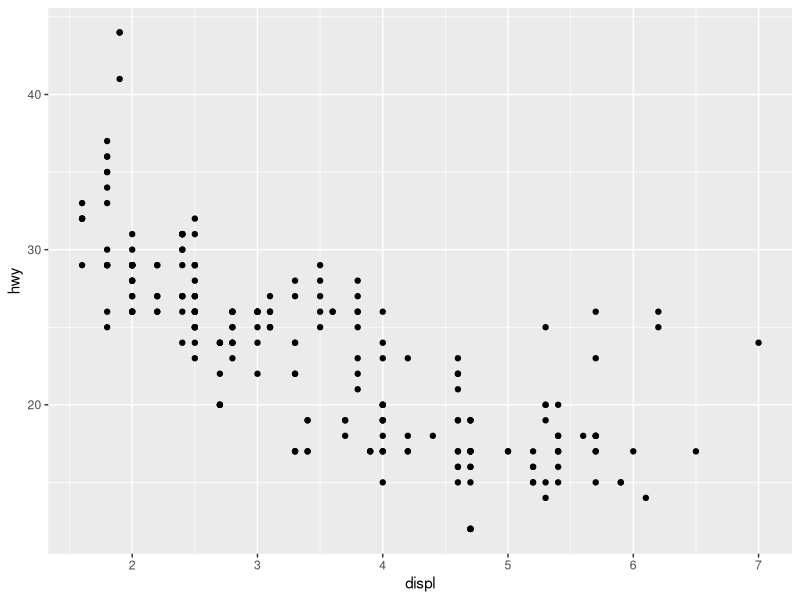
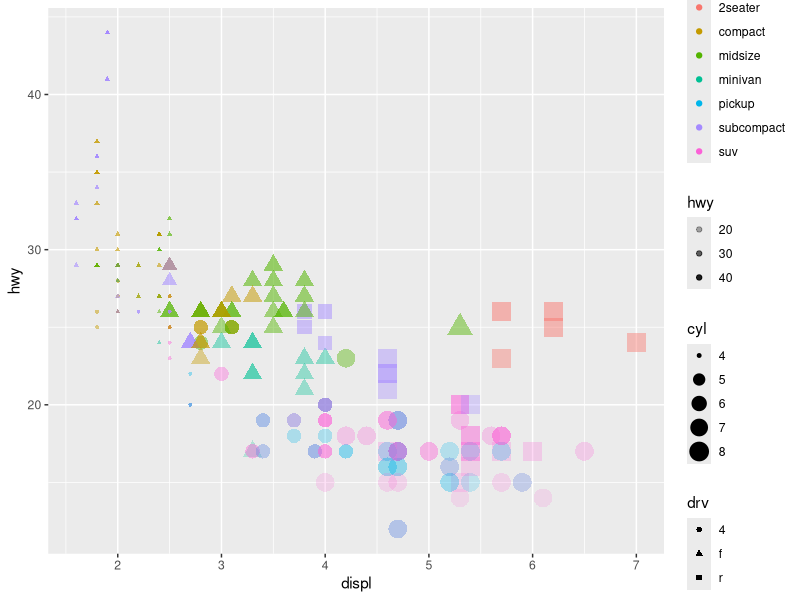
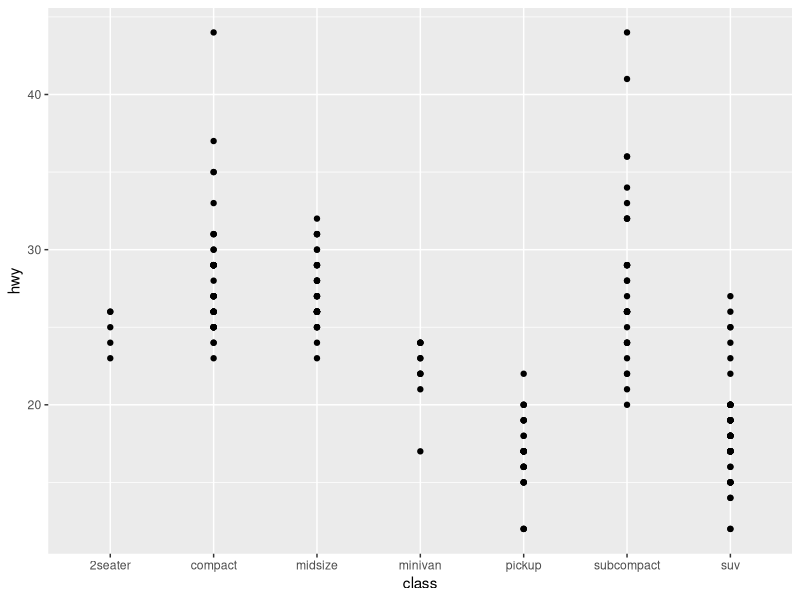
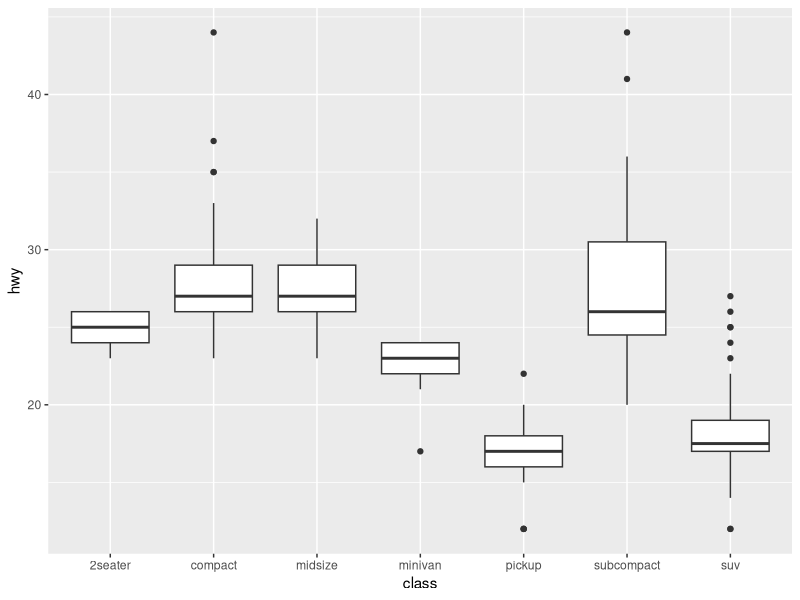
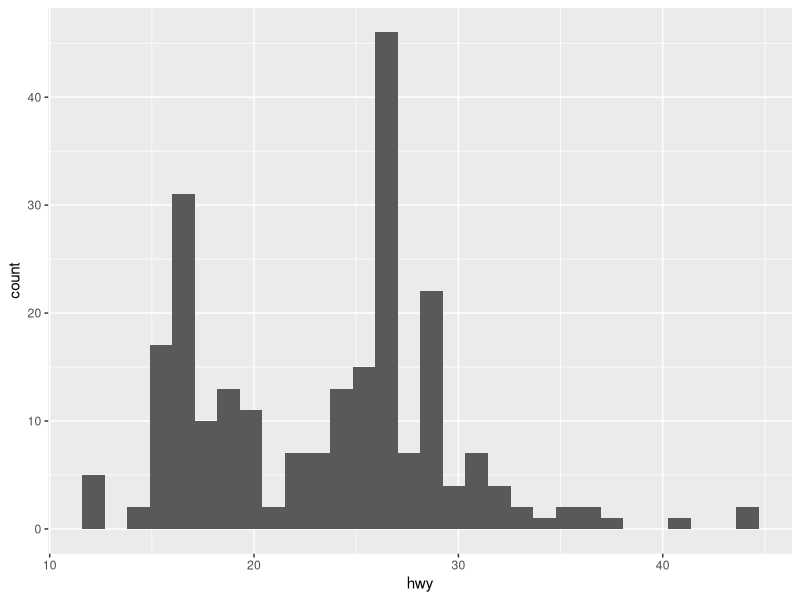
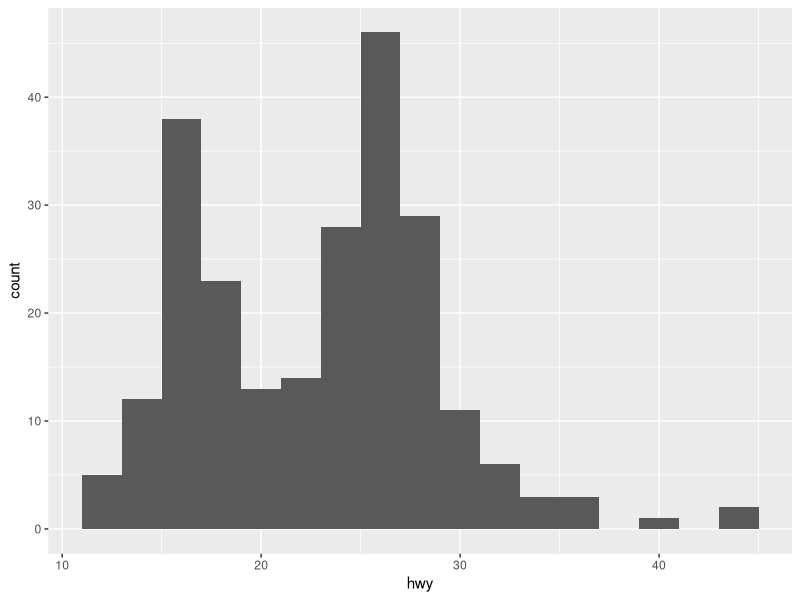
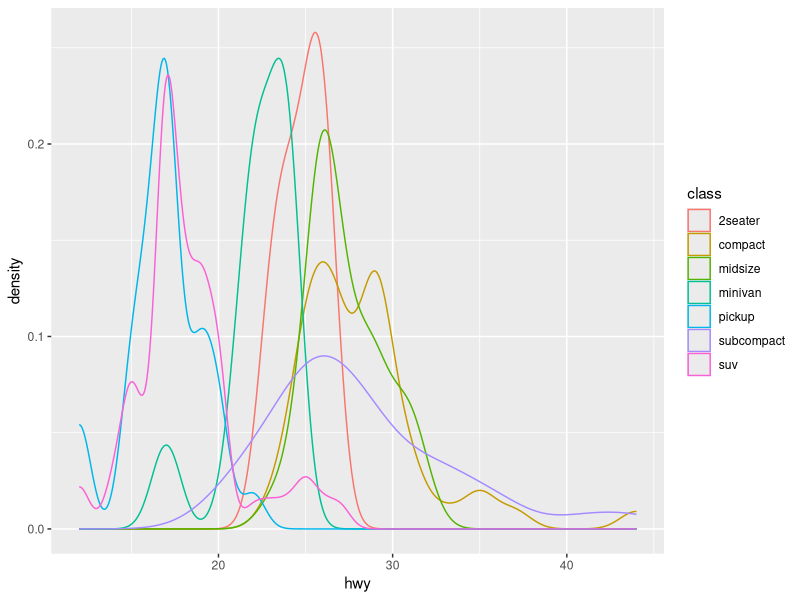
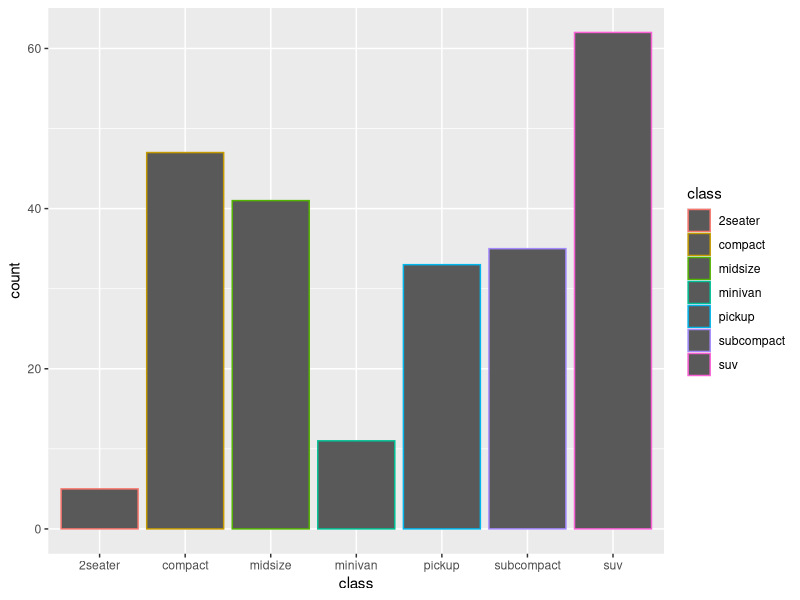

Source code (R) for these figures, in order:
## ---- chunk 1
#| warning: false
#| message: false
library(tidyverse)
## ---- chunk 2
mpg
## ---- chunk 3
ggplot(data = mpg) +
  geom_point(mapping = aes(x = displ, y = hwy))
## ---- chunk 4
mpg %>% 
  ggplot() +
  geom_point(mapping = aes(x = displ, y = hwy,
                           color = class,
                           size = cyl,
                           shape = drv,
                           alpha = hwy))
## ---- chunk 5
mpg %>% 
  ggplot() + 
  geom_point(aes(class, hwy))

mpg %>% 
  ggplot() + 
  geom_boxplot(aes(class, hwy))
## ---- chunk 6
mpg %>% 
  ggplot() +
  geom_histogram(aes(hwy))
## ---- chunk 7
mpg %>% 
  ggplot() +
  geom_histogram(aes(hwy), binwidth = 2)
## ---- chunk 8
mpg %>% 
  ggplot() +
    geom_density(mapping = aes(x = hwy, color = class))
## ---- chunk 9
mpg %>% 
  ggplot() +
  geom_bar(mapping = aes(x = class, color = class))
## ---- chunk 10
mpg %>% 
  ggplot() +
  geom_bar(mapping = aes(x = class, fill = class))
## ---- chunk 11
mpg %>% 
  ggplot() + 
  geom_point(aes(displ, hwy)) +
  geom_smooth(aes(displ, hwy))
